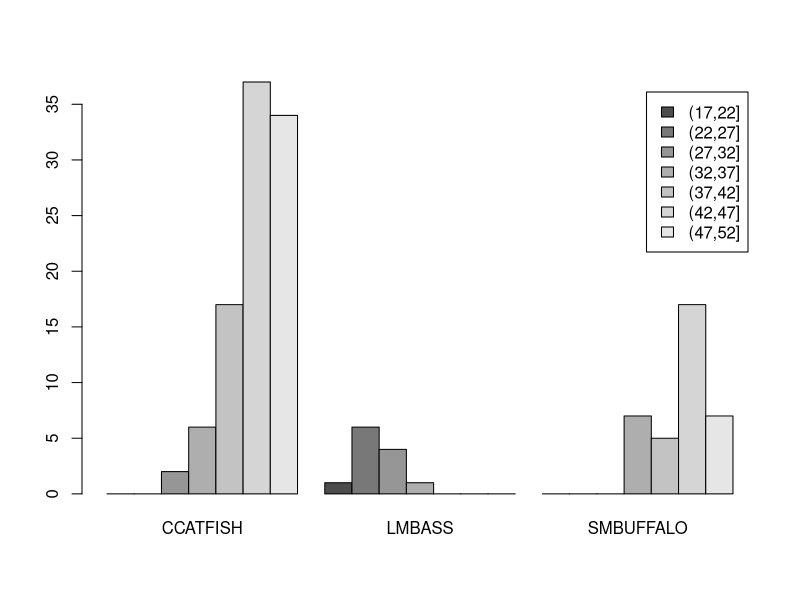
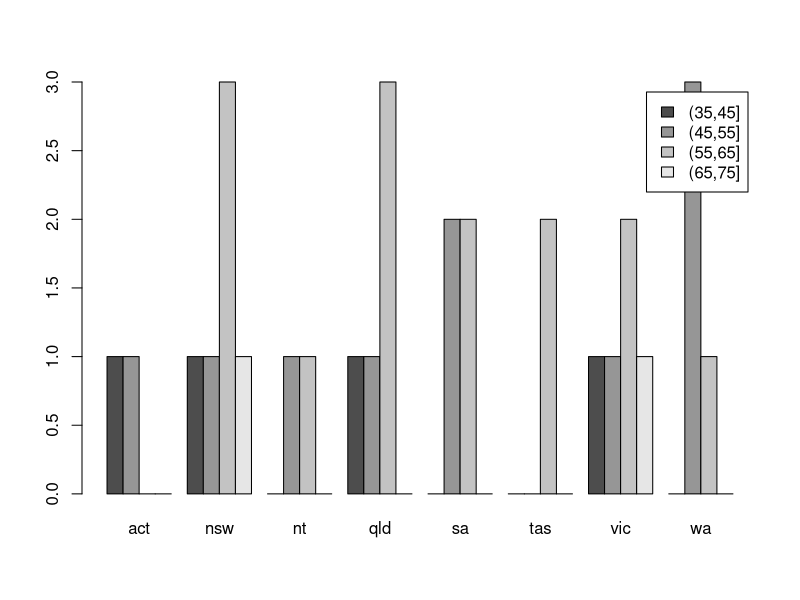
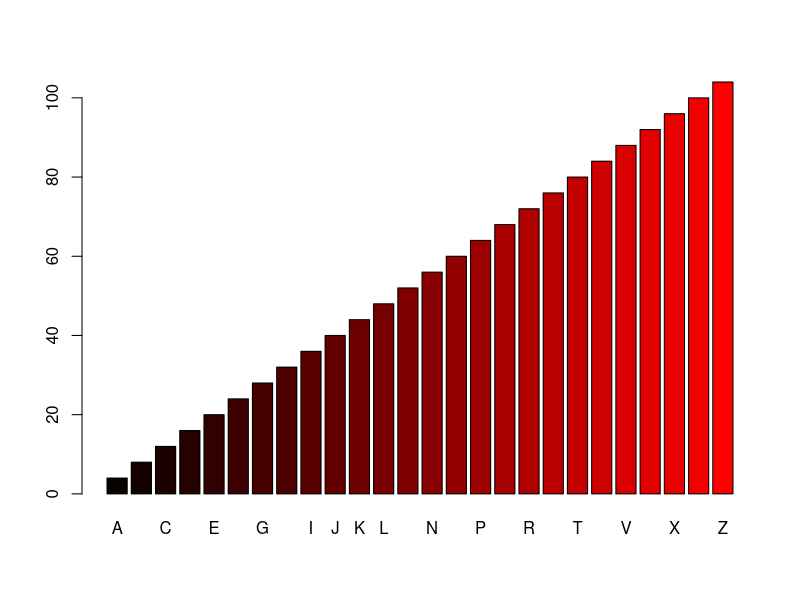

Write the R code that produced these figures, in order.
#cbind rbind
# these respect dimensions

A <- matrix(1:9, nrow = 3, ncol = 3)
A
cbind(A, 10:12)
cbind(10:12, A)
rbind(A, rep(13,3))

x1 <- c(1,2,3,4)
x2 <- 5:8
x3 <- 9:12
one <- rep(1,4)
cbind(one,x1,x2,x3)


# concatenation with c()

c(1,8:15)

c(1:3, 12,14.7, "text")

c(list(A = c(B = 1)), recursive = TRUE)

c(list(A = c(B = 0, C = 2), B = c(D = 3, E = 8)), recursive = TRUE)

A
c(A)
as.vector(A)
as.vector(A, mode = "list")

# tables and factors



species <- c("CCATFISH", "CCATFISH", "CCATFISH", "CCATFISH", "CCATFISH", 
             "CCATFISH", "CCATFISH", "CCATFISH", "CCATFISH", "CCATFISH", "CCATFISH", 
             "CCATFISH", "CCATFISH", "CCATFISH", "CCATFISH", "CCATFISH", "CCATFISH", 
             "CCATFISH", "CCATFISH", "CCATFISH", "CCATFISH", "CCATFISH", "CCATFISH", 
             "CCATFISH", "CCATFISH", "CCATFISH", "CCATFISH", "CCATFISH", "CCATFISH", 
             "CCATFISH", "SMBUFFALO", "SMBUFFALO", "SMBUFFALO", "SMBUFFALO", 
             "SMBUFFALO", "SMBUFFALO", "CCATFISH", "CCATFISH", "CCATFISH", 
             "CCATFISH", "CCATFISH", "CCATFISH", "LMBASS", "LMBASS", "LMBASS", 
             "LMBASS", "LMBASS", "LMBASS", "CCATFISH", "CCATFISH", "CCATFISH", 
             "CCATFISH", "CCATFISH", "CCATFISH", "SMBUFFALO", "SMBUFFALO", 
             "SMBUFFALO", "SMBUFFALO", "SMBUFFALO", "SMBUFFALO", "CCATFISH", 
             "CCATFISH", "CCATFISH", "CCATFISH", "CCATFISH", "CCATFISH", "CCATFISH", 
             "CCATFISH", "CCATFISH", "CCATFISH", "CCATFISH", "CCATFISH", "SMBUFFALO", 
             "SMBUFFALO", "SMBUFFALO", "SMBUFFALO", "SMBUFFALO", "SMBUFFALO", 
             "CCATFISH", "CCATFISH", "CCATFISH", "CCATFISH", "CCATFISH", "CCATFISH", 
             "CCATFISH", "CCATFISH", "CCATFISH", "CCATFISH", "CCATFISH", "CCATFISH", 
             "SMBUFFALO", "SMBUFFALO", "SMBUFFALO", "SMBUFFALO", "SMBUFFALO", 
             "SMBUFFALO", "CCATFISH", "CCATFISH", "CCATFISH", "CCATFISH", 
             "CCATFISH", "CCATFISH", "CCATFISH", "CCATFISH", "CCATFISH", "CCATFISH", 
             "CCATFISH", "CCATFISH", "SMBUFFALO", "SMBUFFALO", "SMBUFFALO", 
             "SMBUFFALO", "SMBUFFALO", "SMBUFFALO", "CCATFISH", "CCATFISH", 
             "CCATFISH", "CCATFISH", "CCATFISH", "CCATFISH", "CCATFISH", "CCATFISH", 
             "CCATFISH", "CCATFISH", "CCATFISH", "CCATFISH", "SMBUFFALO", 
             "SMBUFFALO", "CCATFISH", "CCATFISH", "CCATFISH", "CCATFISH", 
             "CCATFISH", "CCATFISH", "SMBUFFALO", "SMBUFFALO", "SMBUFFALO", 
             "SMBUFFALO", "LMBASS", "LMBASS", "LMBASS", "LMBASS", "LMBASS", 
             "LMBASS")

length <- c(42.5, 44, 41.5, 39, 50.5, 52, 40.5, 48, 48, 43.5, 40.5, 47.5, 
            44.5, 46, 48, 45, 43, 45, 48, 45, 49, 50, 46, 52, 48, 51, 48.5, 
            51, 44, 51, 49, 46, 52, 46, 46, 48, 44, 42, 42.5, 45.5, 48, 44, 
            28.5, 26, 25.5, 25, 23, 28, 41, 44, 41, 42, 42.5, 44, 43.5, 46.5, 
            43, 47, 46, 41, 36, 47.5, 41.5, 49.5, 46, 46.5, 36, 37, 35, 36, 
            48, 49, 35.5, 46, 45, 44.5, 49, 47.5, 35, 51, 42.5, 38, 41, 47, 
            45, 45.5, 45, 45, 39, 40.5, 46, 47, 48.5, 48, 38, 38.5, 29.5, 
            42, 47.5, 43.5, 47.5, 43.5, 47.5, 51.5, 49.5, 47, 47.5, 47, 36, 
            34.5, 44.5, 46, 46, 32.5, 46, 40, 43.5, 46.5, 43, 47.5, 32, 40.5, 
            51.5, 48, 47, 41, 33.5, 47, 50, 45, 49, 49.5, 50, 45, 32.5, 38, 
            38.5, 36, 26.5, 23.5, 30, 29, 17.5, 36)


summary(length)



lencut <- cut(length, breaks = 17 + 5*(0:7))
lencut <- factor(lencut, ordered = TRUE)

class(lencut)

tab <- table(lencut, species)
sum(tab)
addmargins(tab)

windows();barplot(tab, beside = TRUE, leg = TRUE)


#previously

#Suppose, for example, we have a sample of 30 tax accountants from all the states and territories of Australia1 and their individual state of origin is specified by a character vector of state mnemonics as

state <- c("tas", "sa", "qld", "nsw", "nsw", "nt", "wa", "wa",
           "qld", "vic", "nsw", "vic", "qld", "qld", "sa", "tas",
           "sa", "nt", "wa", "vic", "qld", "nsw", "nsw", "wa",
           "sa", "act", "nsw", "vic", "vic", "act")
state

statef <- factor(state)

statef
attributes(statef)

levels(statef)

incomes <- c(60, 49, 40, 61, 64, 60, 59, 54, 62, 69, 70, 42, 56,
             61, 61, 61, 58, 51, 48, 65, 49, 49, 41, 48, 52, 46,
             59, 46, 58, 43)

length(statef)
length(incomes)




tapply(X = incomes, INDEX = statef,FUN = mean)

# make a factor from quantitative data using "cut"

sort(incomes)
35+10*(0:4)

inccut <- cut(incomes, breaks = 35+10*(0:4))
inccut

tab <- table(inccut, statef)
tab
sum(tab)

#application
windows();barplot(tab, beside = TRUE,leg = TRUE)

f <- rep(x = LETTERS, times = 4*1:26)
head(f)
tab <- table(f)
tab
windows();barplot(tab, col = rgb(1:26/26,0,0))

graphics.off()
